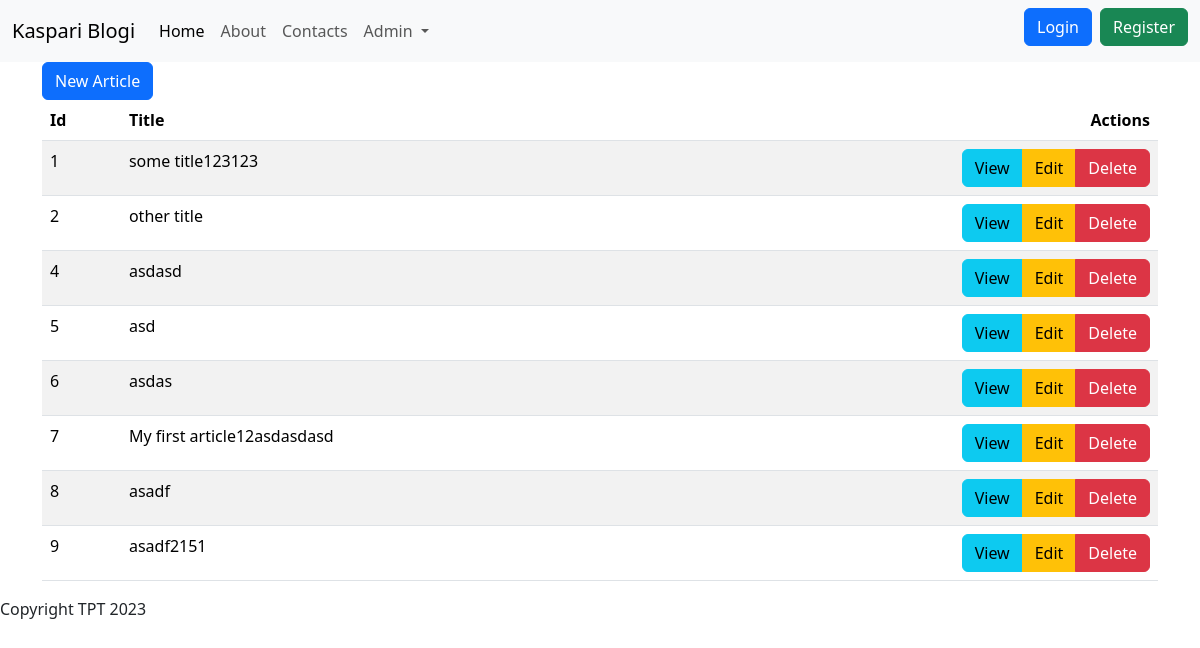
The page /admin/articles on the database its author committed.
### tables this page shows
CREATE TABLE "articles"
(
    id    integer
        constraint articles_pk
            primary key autoincrement,
    title text not null,
    body  text
);

### src/Controllers/ArticlesController.php (called while the page is built, shortened)
<?php
class ArticlesController {
    public function index(){
        $articles = Article::all();
        include 'views/articles/index.php';
    }
}

### src/DB.php (called while the page is built, shortened)
<?php
class DB {
    public $conn;
    public function __construct()
    {
        try {
            $this->conn = new PDO("sqlite:db.sqlite");
            $this->conn->setAttribute(PDO::ATTR_ERRMODE, PDO::ERRMODE_EXCEPTION);
        } catch(PDOException $e) {
            echo "Connection failed: " . $e->getMessage();
        }
    }
    public function all($table, $class){
        $stmt = $this->conn->prepare("SELECT * FROM $table");
        $stmt->execute();
        $stmt->setFetchMode(PDO::FETCH_CLASS, $class);
        return $stmt->fetchAll();
    }
}

### src/Models/Model.php (called while the page is built, shortened)
<?php
class Model {
    public static $table;
    public static function all(){
        $db = new DB();
        return $db->all(static::$table, static::class);
    }
}

### views/articles/index.php (the view)
<?php include 'views/partials/header.php' ?>
    <a class="btn btn-primary" href="/admin/articles/new">New Article</a>
    <table class="table table-striped table-hover">
        <thead>
            <th>Id</th>
            <th>Title</th>
            <th class="text-end">Actions</th>
        </thead>
        <tbody>
            <?php foreach($articles as $article): ?>
                <tr>
                    <td><?=$article->id?></td>
                    <td><?=$article->title?></td>
                    <td class="text-end">
                    <div class="btn-group" role="group" aria-label="Basic example">
                        <a class="btn btn-info" href="/admin/articles/show?id=<?=$article->id?>">View</a>
                        <a class="btn btn-warning" href="/admin/articles/edit?id=<?=$article->id?>">Edit</a>
                        <a class="btn btn-danger" href="/admin/articles/delete?id=<?=$article->id?>">Delete</a>
                    </div>
                    </td>
                </tr>
            <?php endforeach; ?>
        </tbody>
    </table>
<?php include 'views/partials/footer.php' ?>

### rows shown on the page
articles: id "1", title "some title123123"
articles: id "2", title "other title"
articles: id "4", title "asdasd"
articles: id "5", title "asd"
articles: id "6", title "asdas"
articles: id "7", title "My first article12asdasdasd"
articles: id "8", title "asadf"
articles: id "9", title "asadf2151"
